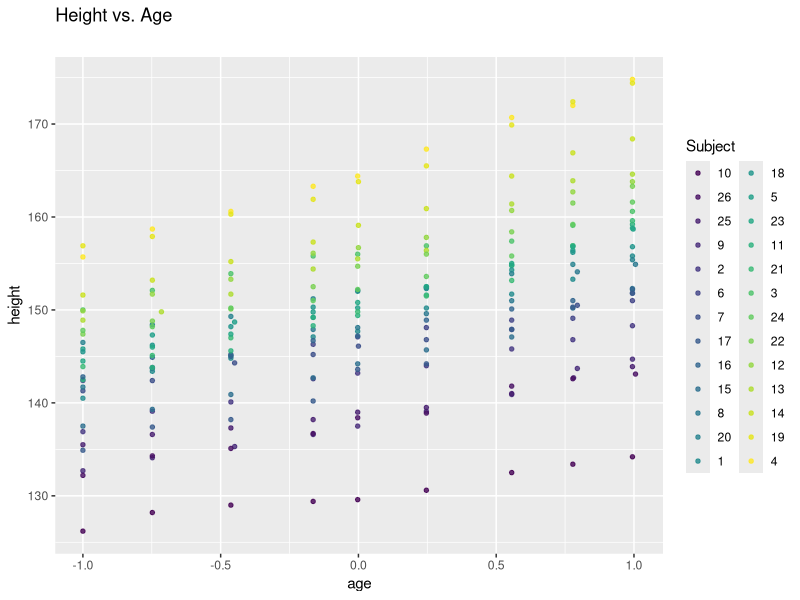
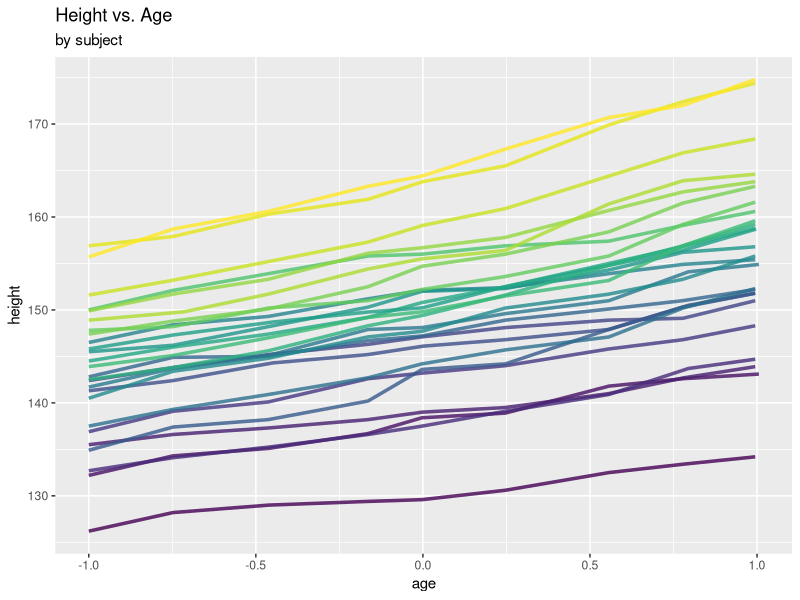

Write R code to recreate these figures, in order. (Note: this script raises an error after producing the figures.)
#8 repeated measures of 26 different boys
library(nlme)
data(Oxboys)
library(ggplot2)

#Plotting the data
ggplot(data=Oxboys, aes(x=age, y=height, col=Subject)) +
  geom_point(size=1.2, alpha=.8) + 
  labs(title= "Height vs. Age", subtitle="")

ggplot(data=Oxboys, aes(x=age, y=height, col=Subject)) +
  geom_line(linewidth=1.2, alpha=.8) +
  labs(title= "Height vs. Age", subtitle="by subject") +
  theme(legend.position = "none")

#Maths achievement data for 30 schools
#Covariates include socioeconomic status
head(sub_hsb)
dim(sub_hsb)

school.id <- as.factor(sub_hsb$schid)
length(levels(school.id))

#Plotting the data
ggplot(data = sub_hsb, aes(x = ses, y = mathach)) +
  geom_point(size = 0.8, alpha = .8) +
  geom_smooth(method = "lm", se = FALSE, col = "Red")+
  ggtitle("Mathematics achievement vs. Socioeconomic status (SES)") +
  xlab("SES") +
  ylab("Mathematics achievement")

ggplot(data = sub_hsb, aes(x = ses, y = mathach, colour = school.id)) +
  geom_point(size = 0.8, alpha = .8) +
  geom_smooth(method="lm", se=FALSE) +
  ggtitle("Mathematics achievement vs. Socioeconomic status (SES)",
          subtitle ="by cluster (school)") +
  xlab("SES") +
  ylab("Mathematics achievement") +
  theme(legend.position = "none")

#Fitting the GEE
require(gee)
hsb.gee <- gee(mathach ~ ses, data=sub_hsb, id=school.id, 
               corstr="exchangeable")
hsb.gee

#Compare to linear regression
hsb.lm <- lm(mathach ~ ses, data=sub_hsb)

sub_hsb$pred1 <- predict(hsb.gee)

ggplot(data = sub_hsb, aes(x = ses, y = mathach)) +
  geom_point(size = 0.8, alpha = .8) +
  geom_smooth(method = "lm", se = FALSE, col = "Red") +
  geom_line(aes(x = ses, y = pred1), col = "Blue") +
  ggtitle("Mathematics achievement vs. Socioeconomic status (SES)",
          subtitle = "Blue line is GEE solution") +
  xlab("SES") +
  ylab("Mathematics achievement")

#What are standard errors?
summary(hsb.gee)$coef
summary(hsb.lm)$coef
#Estimates and SEs differ

#GEE for Oxford boys height data
data(Oxboys)
oxboys.gee <- gee(height ~ age, data=Oxboys, id=Subject, 
                  corstr="AR-M", Mv=1)
oxboys.gee

#Compare to linear regression
oxboys.lm <- lm(height~age, data=Oxboys)
oxboys.lm

summary(oxboys.gee)$coef
summary(oxboys.lm)$coef
#SEs under GEE decrease
